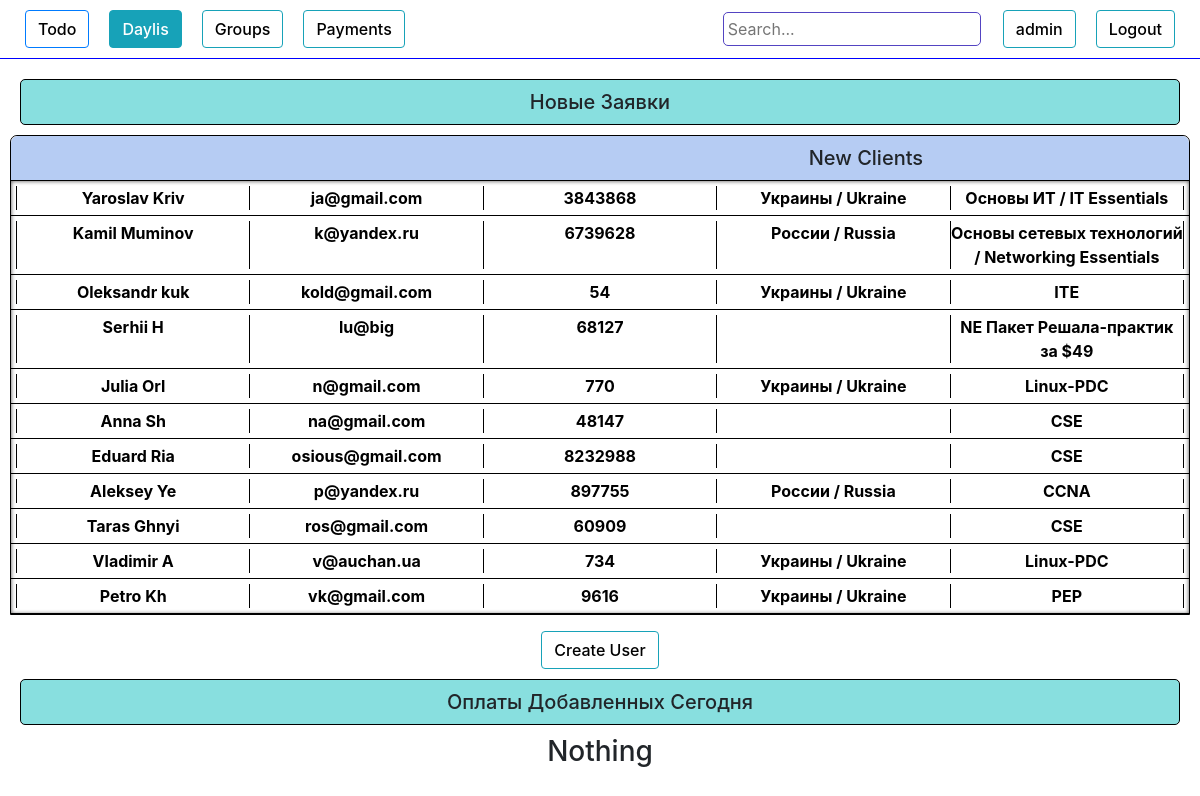
Before: /staff/ (signed in) with the older database file.
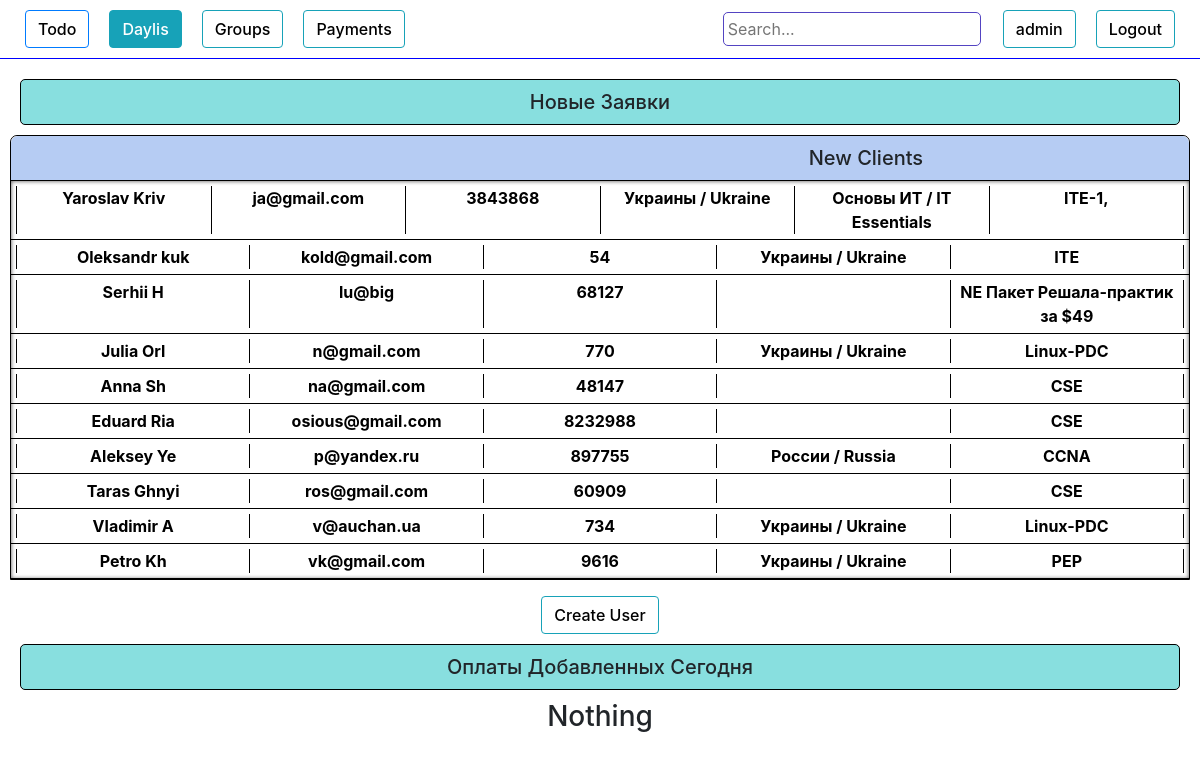
After: the same page with the newer database file.
### authorization/models.py (models this page shows, shortened)
class Daily(models.Model):
    request_date    = models.DateTimeField(blank=True, null=True)
    name            = models.CharField(max_length=100, blank=True)
    phone           = models.CharField(max_length=100, blank=True)
    email           = models.CharField(max_length=100, blank=True)
    course          = models.ForeignKey(Course, on_delete=models.DO_NOTHING)
    country         = models.CharField(max_length=100, blank=True)
    university      = models.CharField(max_length=100, blank=True)
    work            = models.CharField(max_length=100, blank=True)
    where_from      = models.CharField(max_length=100, blank=True)
    ip              = models.CharField(max_length=100, blank=True)
    currency        = models.CharField(max_length=100, blank=True)
    course_price    = models.IntegerField(blank=True,  default=0)
    comments        = models.TextField(blank=True)
    wishes          = models.TextField(blank=True)
    callback_time   = models.DateTimeField(blank=True, null=True)
    group           = models.ForeignKey(Group, on_delete=models.DO_NOTHING, null=True, blank=True)
    request_status  = models.CharField(max_length=100, blank=True)
    need_confirm  = models.BooleanField(blank=True, null=True)
    payment_history = models.TextField(blank=True)
    total_payment   = models.IntegerField(blank=True, default=0)
    payment_source  = models.CharField(max_length=100, blank=True)
    obligation      = models.IntegerField(blank=True, null=True, default=0)
    def is_not_called(self):
        if self.request_status != 'оплачено частично' and self.request_status != 'ожидаем оплату' and self.request_status != 'отказ' and self.request_status != 'оплачено' and self.request_status != 'перемещен в группы':
            return True
        else:
            return False
    def call_status(self):
        if self.request_status != 'перезвонить':
            return False
        else :
            return True
    def is_allready_in(self):
        obj = People.objects.filter(email = self.email)
        l = []
        if obj:
            for i in obj:
                l.append(i.group)
            return l
        else:
            return False

class Course(models.Model):
    name     = models.CharField(max_length=100, blank=True)
    price    = JSONField(blank=True, null=True)
    def __str__(self):
        return self.name

class Group(models.Model):
    name            = models.CharField(max_length=100, blank=True)
    created_date    = models.DateTimeField(blank=True, null=True)
    course          = models.ForeignKey(Course, on_delete=models.DO_NOTHING, null=True)
    active          = models.BooleanField(default=True)
    time_start      = models.DateTimeField(blank=True, null=True)
    time_end        = models.DateTimeField(blank=True, null=True)
    def __str__(self):
        return self.name

### authorization/views.py (the view)
# urls.py: path('staff/', views.staff, name='staff'),
@login_required
def staff(request):
    if request.method == 'POST':
        n_form = UserUpdateForm(request.POST, instance=request.user)
        if n_form.is_valid():
            n_form.save()
            messages.success(request, f'Data has been updated!')
            return redirect('staff')
        else:
            messages.warning(request, f'Something wrong, maybe this name is allready taken')
            return redirect('staff')
    else:
        n_form = UserUpdateForm(instance=request.user)
        list_items = Daily.objects.order_by('callback_time', 'email', 'course')
        table_status = False
        for item in list_items:
            if item.is_not_called():
                table_status = True
        list_payments = People.objects.filter(add_date__contains = date.today()).order_by('request_status')
        context = {
        "n_form":n_form,
        "list_items":list_items,
        "table_status":table_status,
        "list_payments":list_payments,
        }
        return render(request,"staff.html",context)

### authorization/forms.py
class UserUpdateForm(forms.ModelForm):
    class Meta:
        model = User
        fields = ['username',]

### authorization/templates/staff.html (shortened to what the changed rows need)
{% load crispy_forms_tags %}
<!DOCTYPE html>
<html lang="en">
<head>
    <link rel="stylesheet" href="https://stackpath.bootstrapcdn.com/bootstrap/4.4.1/css/bootstrap.min.css"> {% load staticfiles %}
    <link rel="stylesheet" href="{% static 'style.css' %}" type="text/css">
</head>
<body>
    <div class="content ">
        <div class="new_tables">
            {% if list_items %} {% if table_status %}
            <div class="table show" id="new_tables">
                <div class="table_content show" id='table_content'>
                    {% for item in list_items %} {% if item.is_not_called %}
                    <div class="item {% if item.call_status %} call_status {% endif %}" id="{{item.email}}">
                        <a class="it-a" href="{% url 'item_info_update' item.id %}" target="_blank" onClick="popupWin = window.open(this.href, 'Window', 'location,width=1060,height=710,top=50,left=300'); popupWin.focus(); return false;">
                            <div class="item_header" data-toggle="collapse" data-target="#item_description" {% if item.call_status %} style="background-color: rgba(255, 157, 0, 0.554);" {% endif %}>
                                <table class="item_info_table" style="width:100%">
                                    <tr>
                                        <th>
                                            <div class="name">{{item.name}}</div>
                                        </th>
                                        <th>
                                            <div class="phone">{{item.email}}</div>
                                        </th>
                                        <th>
                                            <div class="phone">{{item.phone}}</div>
                                        </th>
                                        <th>
                                            <div class="country">{{item.country}}</div>
                                        </th>
                                        <th>
                                            <div class="country">{{item.course}}</div>
                                        </th>
                                        {% if item.is_allready_in %}
                                        <th>
                                            <div class="country">
                                                {% for i in item.is_allready_in %}
                                                    {{i}},
                                                {% endfor %}
                                            </div>
                                        </th>
                                        {% endif %}
                                    </tr>
                                </table>
                            </div>
                        </a>
                    </div>
                    {% endif %} {% endfor %}
                </div>
            </div>
            {% else %}
            <h3 style="text-align: center;">All done</h3>
            {% endif %} {% else %}
            <h3 style="text-align: center;">Still no tables or something wrong</h3>
            {% endif %}
        </div>
    </div>
</body>
</html>

Changed rows visible on the page:
no longer on this page (row edited): Daily: name "Kamil Muminov", email "k@yandex.ru", phone "6739628", country "России / Russia", course "Основы сетевых технологий / Networking Essentials"
computed for Daily "Yaroslav Kriv": gains Group (name "ITE-1")
